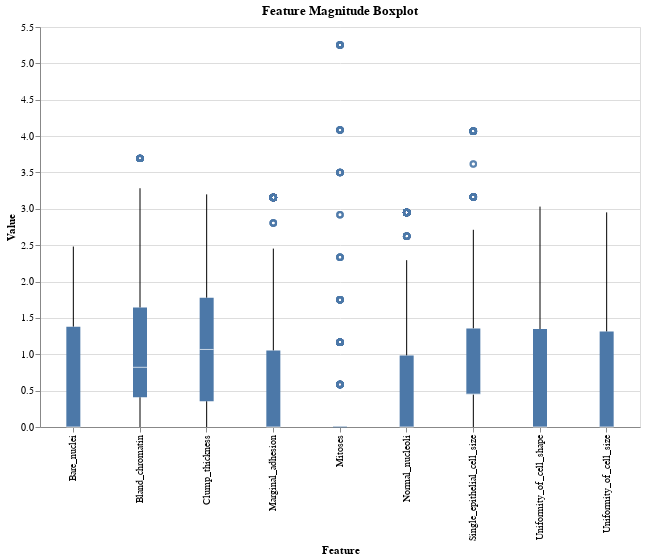

The notebook cell saved with this chart:
### Markdown cell above
Based on the above boxplot, various problems with feature magnitudes that can be encountered include:

- **Scale differences**: The absence of standardization or normalization may cause a machine learning algorithm to malfunction as some features can have values larger than others or smaller scale.
- **Outliers**: They could lead to extreme values skewing the results of an analysis or model training.
- **Variability**: Variation between features in terms of data spread might affect their significance in several statistical models or machine learning algorithms.

Standardization scaling techniques was applied to handle such cases before using the data for
further analysis or model training.

### Code cell
from sklearn.preprocessing import StandardScaler
import altair as alt

def fix_feature_magnitude(df: pd.DataFrame) -> pd.DataFrame:
    X = df.drop(columns='Class')
    y = df['Class']
    
    # Standardize the features
    scaler = StandardScaler()
    X = scaler.fit_transform(X)
    df_standardscaled = pd.DataFrame(X, columns=df.columns[:-1])
    df_standardscaled['Class'] = y
    
    # Ensure all values are zero or positive
    df_standardscaled = df_standardscaled - df_standardscaled.min()
    
    return df_standardscaled
  
def visualize_outliers(df: pd.DataFrame):
    # Boxplot for visualizing feature magnitudes
    boxplot = alt.Chart(df).transform_fold(
        df.columns.tolist(),
        as_=['Feature', 'Value']
    ).mark_boxplot().encode(
        x='Feature:N',
        y='Value:Q'
    ).properties(
        width=600,
        height=400,
        title='Feature Magnitude Boxplot'
    )
    boxplot.show()

df_scaled = fix_feature_magnitude(df)
display(df_scaled.head())
visualize_outliers(df_scaled.drop(columns="Class"))

### Figure 1 — Vega-Lite specification as saved in the notebook (floating-point values rounded to 4 significant figures; data arrays with more than 128 entries replaced by an {"elided": "..."} marker saying what was removed)
{"config": {"view": {"continuousWidth": 300, "continuousHeight": 300}}, "data": {"name": "data-8f2097a5dc801f670e01baf281dee32d"}, "mark": {"type": "boxplot"}, "encoding": {"x": {"field": "Feature", "type": "nominal"}, "y": {"field": "Value", "type": "quantitative"}}, "height": 400, "title": "Feature Magnitude Boxplot", "transform": [{"fold": ["Clump_thickness", "Uniformity_of_cell_size", "Uniformity_of_cell_shape", "Marginal_adhesion", "Single_epithelial_cell_size", "Bare_nuclei", "Bland_chromatin", "Normal_nucleoli", "Mitoses"], "as": ["Feature", "Value"]}], "width": 600, "$schema": "https://vega.github.io/schema/vega-lite/v5.17.0.json", "datasets": {"data-8f2097a5dc801f670e01baf281dee32d": {"elided": "699 records"}}}
